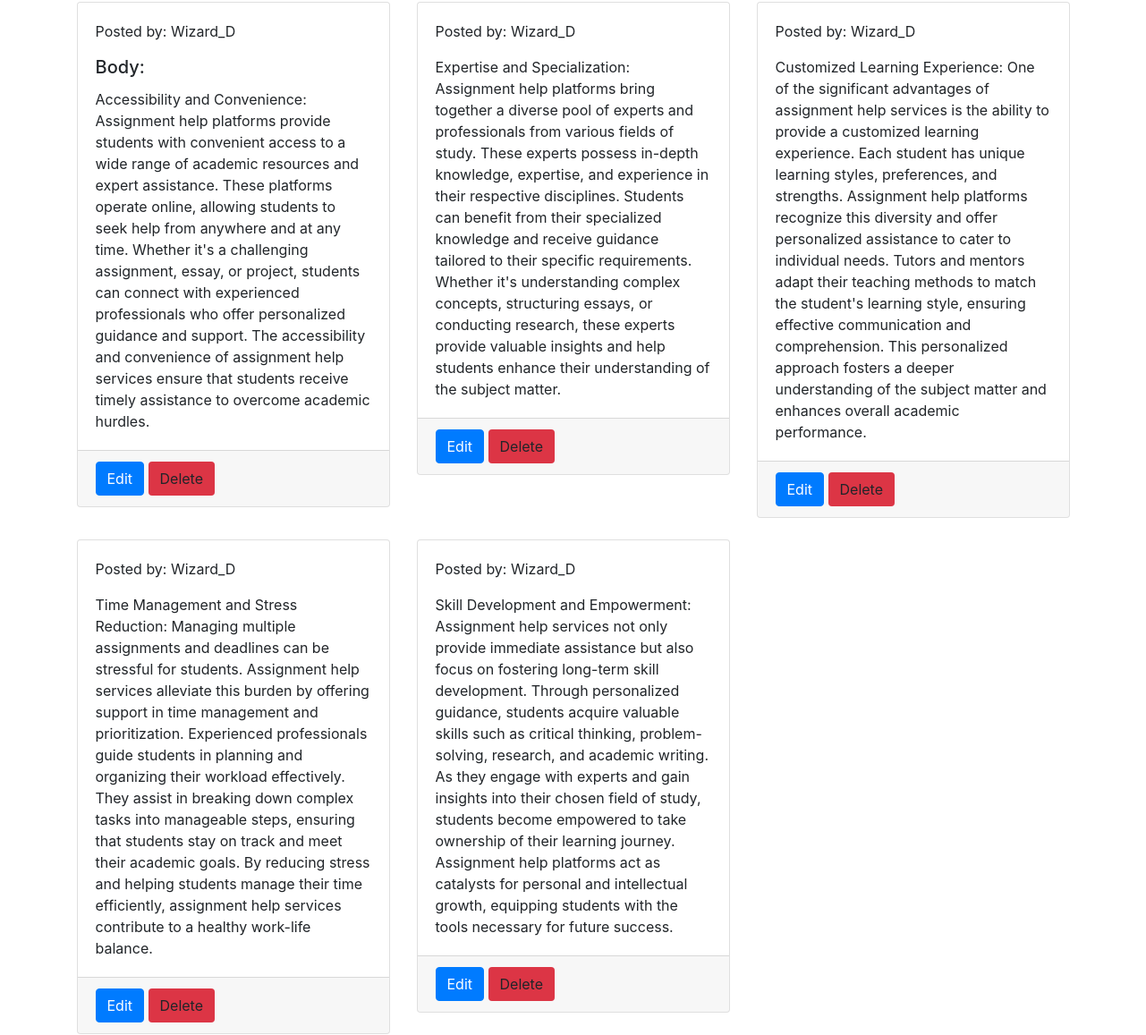
The page /post/ (signed in, middle part) on the database as committed earlier.
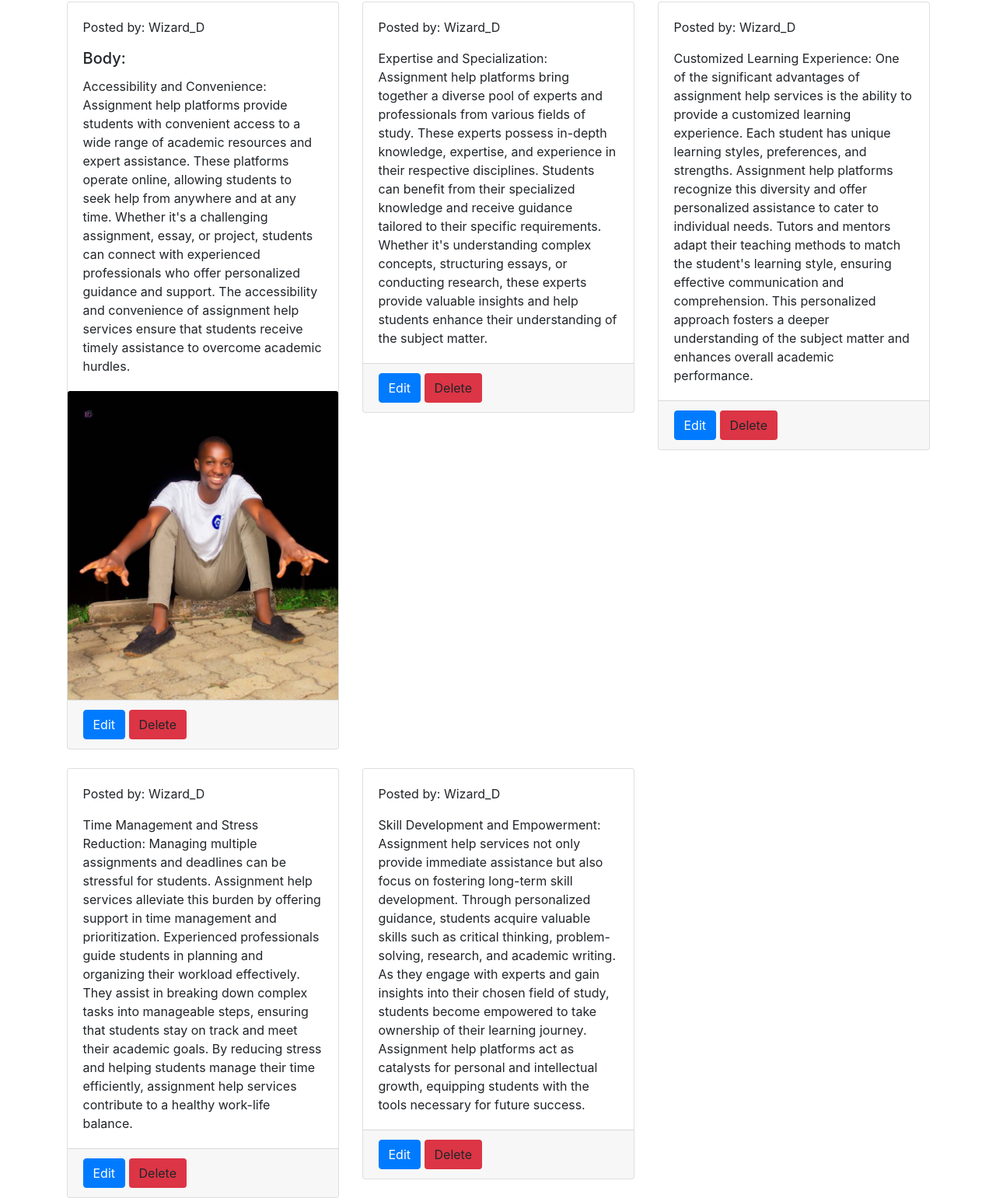
The same page on the database as committed later.
### posts/models.py (models this page shows, shortened)
class Post(models.Model):
    title = models.CharField(max_length=255, default='')
    user = models.ForeignKey(settings.AUTH_USER_MODEL, on_delete=models.CASCADE, default=1)
    text = models.TextField()
    created_at = models.DateTimeField(default=timezone.now)
    image = models.ImageField(upload_to='post_images', blank=True, null=True)

### users/models.py (models this page shows)
class CustomUser(AbstractUser):
    pass

### posts/views.py (the view)
# urls.py: path('', login_required(views.post_list), name='post_list'),
@login_required(login_url='/accounts/login/')
def post_list(request):
    posts = Post.objects.all()
    return render(request, 'post/post_list.html', {'posts': posts})

### pages/templates/post/post_list.html (shortened to what this page needs)
{% extends 'base.html' %}
{% block content %}
  <div class="row">
    {% for post in posts %}
      <div class="col-md-4">
        <div class="card mb-4">
          <div class="card-body">
            <p class="card-text">Posted by: {{ post.user.username }}</p>
            <h5 class="card-title">{{ post.title }}</h5>
            <p class="card-text">{{ post.text }}</p>
          </div>
          {% if post.image %}
            <img src="{{ post.image.url }}" alt="Post Image" class="card-img-top">
          {% endif %}
          <div class="card-footer">
            {% if post.user == request.user %}
              <a href="{% url 'post:post_edit' post.pk %}" class="btn btn-sm btn-primary">Edit</a>
              <a href="{% url 'post:post_delete' post.pk %}" class="btn btn-sm btn-danger">Delete</a>
            {% endif %}
          </div>
        </div>
      </div>
    {% empty %}
      <p>No posts available.</p>
    {% endfor %}
  </div>
{% endblock %}

### pages/templates/base.html (shortened to what this page needs)
<!DOCTYPE html>
<html>
<head>
  {% load static %}
  <link rel="stylesheet" href="https://stackpath.bootstrapcdn.com/bootstrap/4.3.1/css/bootstrap.min.css"
>
  <link rel="stylesheet" href="https://cdnjs.cloudflare.com/ajax/libs/font-awesome/4.7.0/css/font-awesome.min.css">
  <link rel="stylesheet" href="https://cdnjs.cloudflare.com/ajax/libs/font-awesome/5.15.3/css/all.min.css">
  <link href="{% static 'css/base.css' %}" rel="stylesheet">
</head>
<body>
  <div class="container">
    {% block content %}
    {% endblock %}
  </div>
</body>
</html>

### pages/templates/nav.html (shortened to what this page needs)
{% load static %}

### pages/static/css/base.css (style rules this page uses)
body { margin: 0; font-family: -apple-system, BlinkMacSystemFont, "Segoe UI", Roboto, "Helvetica Neue", Arial, "Noto Sans", sans-serif, "Apple Color Emoji", "Segoe UI Emoji", "Segoe UI Symbol", "Noto Color Emoji"; font-size: 1rem; font-weight: 400; line-height: 1.5; color: #212529; text-align: left; background-color: #fff; }
.container { width: 100%; padding-right: 15px; padding-left: 15px; margin-right: auto; margin-left: auto; }
a { color: #007bff; text-decoration: none; }
.btn { display: inline-block; font-weight: 400; color: #212529; text-align: center; vertical-align: middle; cursor: pointer; border: 1px solid transparent; padding: 0.375rem 0.75rem; font-size: 1rem; line-height: 1.5; border-radius: 0.25rem; transition: color 0.15s ease-in-out, background-color 0.15s ease-in-out, border-color 0.15s ease-in-out, box-shadow 0.15s ease-in-out; }
.btn-primary { color: #fff; background-color: #007bff; border-color: #007bff; }
.container { margin-top: 96px; margin-bottom: 64px; flex-grow: 1; display: flex; flex-direction: column; justify-content: center; align-items: center; }
.btn-primary { background-color: #007bff; border-color: #007bff; }
.h1,.h2,.h3,.h4,.h5,.h6,h1,h2,h3,h4,h5,h6 { margin-bottom: .5rem; font-family: inherit; font-weight: 500; line-height: 1.2; color: inherit }
.h5,h5 { font-size: 1.25rem }
.row { display: -ms-flexbox; display: flex; -ms-flex-wrap: wrap; flex-wrap: wrap; margin-right: -15px; margin-left: -15px }
.col,.col-1,.col-10,.col-11,.col-12,.col-2,.col-3,.col-4,.col-5,.col-6,.col-7,.col-8,.col-9,.col-auto,.col-lg,.col-lg-1,.col-lg-10,.col-lg-11,.col-lg-12,.col-lg-2,.col-lg-3,.col-lg-4,.col-lg-5,.col-lg-6,.col-lg-7,.col-lg-8,.col-lg-9,.col-lg-auto,.col-md,.col-md-1,.col-md-10,.col-md-11,.col-md-12,.col-md-2,.col-md-3,.col-md-4,.col-md-5,.col-md-6,.col-md-7,.col-md-8,.col-md-9,.col-md-auto,.col-sm,.col-sm-1,.col-sm-10,.col-sm-11,.col-sm-12,.col-sm-2,.col-sm-3,.col-sm-4,.col-sm-5,.col-sm-6,.col-sm-7,.col-sm-8,.col-sm-9,.col-sm-auto,.col-xl,.col-xl-1,.col-xl-10,.col-xl-11,.col-xl-12,.col-xl-2,.col-xl-3,.col-xl-4,.col-xl-5,.col-xl-6,.col-xl-7,.col-xl-8,.col-xl-9,.col-xl-auto { width: 100%; padding-right: 15px; padding-left: 15px }

Rows that differ between the two databases and show on the page:
changed Post "Body:": image: picture added
